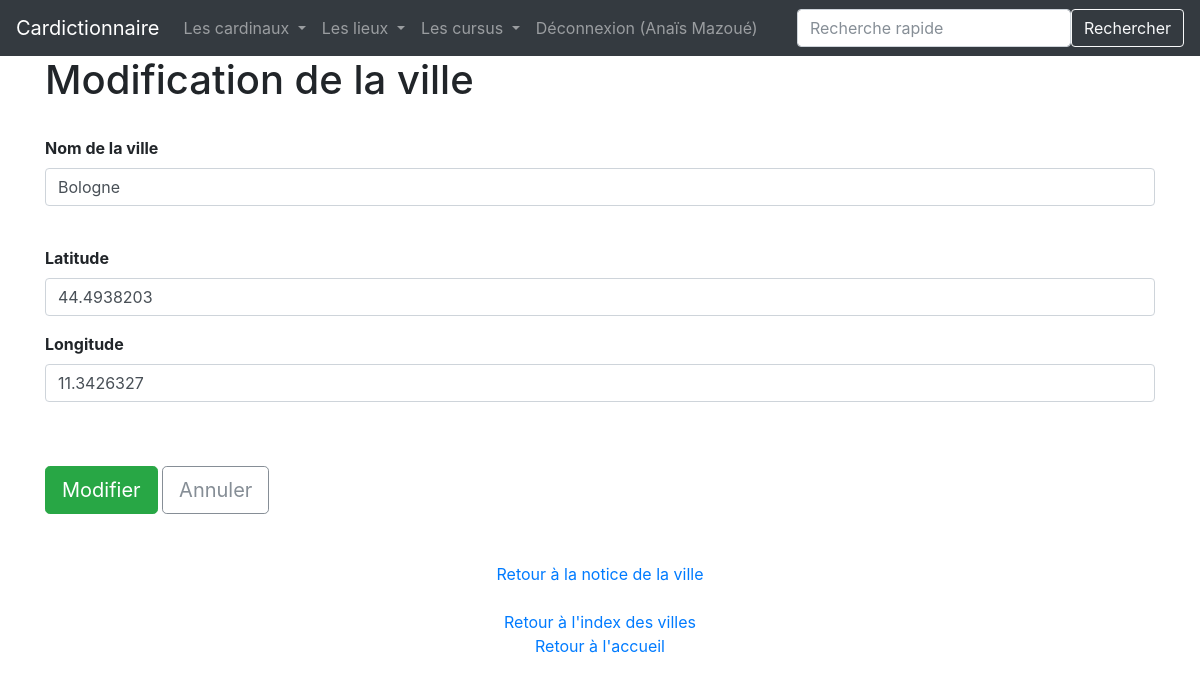
The page /ville/1/update (signed in) on the database its author committed.
### app/modeles/utilisateurs.py (models this page shows, shortened)
class User(UserMixin, db.Model):
    user_id = db.Column(db.Integer, unique=True, nullable=False, primary_key=True, autoincrement=True)
    user_nom = db.Column(db.Text, nullable=False)
    user_login = db.Column(db.String(45), nullable=False, unique=True)
    user_email = db.Column(db.Text, nullable=False)
    user_password = db.Column(db.String(100), nullable=False)
    authorships = db.relationship("Authorship", back_populates="user")

### app/modeles/donnees.py (models this page shows, shortened)
class Ville(db.Model):
    __tablename__ = "ville"
    ville_id = db.Column(db.Integer, unique=True, nullable=False, primary_key=True, autoincrement=True)
    ville_nom = db.Column(db.Text)
    ville_latitude = db.Column(db.Integer)
    ville_longitude = db.Column(db.Integer)
    etudes = db.relationship("Etudes", back_populates="ville")
    mission = db.relationship("Mission", back_populates="ville")
    authorships = db.relationship("Authorship", back_populates="ville")

### app/routes/generic.py (the view, shortened to what this page needs)
@app.route("/ville/<int:ville_id>/update", methods=["GET", "POST"])
@login_required
def ville_update(ville_id):
    new_ville = Ville.query.get_or_404(ville_id)
    erreurs = []
    updated = False
    return render_template(
        "pages/ville_update.html",
        ville=new_ville,
        erreurs=erreurs,
        updated=updated
    )

### app/modeles/utilisateurs.py (called while the page is built)
@login.user_loader
def trouver_utilisateur_via_id(identifiant):
    return User.query.get(int(identifiant))

### app/templates/pages/ville_update.html (shortened to what this page needs)
{% extends "conteneur.html" %}
{% block corps %}
    <h1>Modification de la ville</h1>
    <br>
    {% if ville %}
        <form method="POST">
            <div class="mb-3">
                <label for="ville_nom" class="form-label"><b>Nom de la ville</b></label>
                <input type="text" class="form-control" id="ville_nom" name="ville_nom" value="{{ville.ville_nom}}"/>
            </div>
            <br>
            <div class="mb-3">
                <label for="ville_latitude" class="form-label"><b>Latitude</b></label>
                <input type="text" class="form-control" id="ville_latitude" name="ville_latitude" value="{{ville.ville_latitude}}"/>
            </div>
            <div class="mb-3">
                <label for="ville_longitude" class="form-label"><b>Longitude</b></label>
                <input type="text" class="form-control" id="ville_longitude" name="ville_longitude" value="{{ville.ville_longitude}}"/>
            </div>
            <br>
            <br>
            <button class="btn btn-success btn-lg" type="submit">Modifier</button>
            <a href="{{url_for('ville', ville_id=ville.ville_id)}}" class="btn btn-outline-secondary btn-lg">Annuler</a>
        </form>
        <br>
        <br>
    {% endif %}
    <div align="center">
        <a href="{{url_for('ville', ville_id=ville.ville_id)}}">Retour à la notice de la ville</a>
        <br>
        <br>
        <a href="{{url_for('index_villes')}}">Retour à l'index des villes</a>
        <br>
        <a href="{{url_for('accueil')}}">Retour à l'accueil</a>
    </div>
{% endblock %}

### app/templates/conteneur.html (shortened to what this page needs)
<!DOCTYPE html>
<html lang="fr">
<head>
    {% include "partials/css.html" %}
</head>
<body>
<nav class="navbar navbar-expand-lg navbar-dark bg-dark">
  <a class="navbar-brand" href="{{url_for('accueil')}}">Cardictionnaire</a>
<div class="collapse navbar-collapse" id="navbarSupportedContent">
    <ul class="navbar-nav mr-auto">
      <li class="nav-item dropdown text-white">
        <a class="nav-link dropdown-toggle" href="{{url_for('index_cardinaux')}}" id="navbarDropdown" role="button" data-toggle="dropdown" aria-haspopup="true" aria-expanded="false">
          Les cardinaux
        </a>
      </li>
      <li class="nav-item dropdown text-white">
        <a class="nav-link dropdown-toggle" href="#" id="navbarDropdown" role="button" data-toggle="dropdown" aria-haspopup="true" aria-expanded="false">
          Les lieux
        </a>
      </li>
      <li class="nav-item dropdown text-white">
        <a class="nav-link dropdown-toggle" href="{{url_for('index_formations')}}" id="navbarDropdown" role="button" data-toggle="dropdown" aria-haspopup="true" aria-expanded="false">
          Les cursus
        </a>
      </li>
        {% if not current_user.is_authenticated %}
        <li class="nav-item">
            <a class="nav-link" href="{{url_for('inscription')}}">Inscription</a>
        </li>
        <li class="nav-item">
            <a class="nav-link" href="{{url_for('connexion')}}">Connexion</a>
        </li>
        {% else %}
        <li class="nav-item">
            <a class="nav-link" href="{{url_for('deconnexion')}}">Déconnexion ({{current_user.user_nom}})</a>
        </li>
        {% endif %}
    </ul>
    <form class="form-inline" action="{{url_for('recherche')}}" method="GET">
        <input class="form-control" name="keyword" type="search" placeholder="Recherche rapide" aria-label="Recherche">
        <button class="btn btn-outline-light" type="submit">Rechercher</button>
    </form>
</div>
</nav>
<div class="container">
    <div class="row">
        <div class="col">
            {% block corps %}{% endblock %}
        </div>
    </div>
</div>
</body>
</html>

### rows shown on the page
User: user_nom "Anaïs Mazoué"
Ville: ville_nom "Bologne", ville_latitude "44.4938203", ville_longitude "11.3426327"
